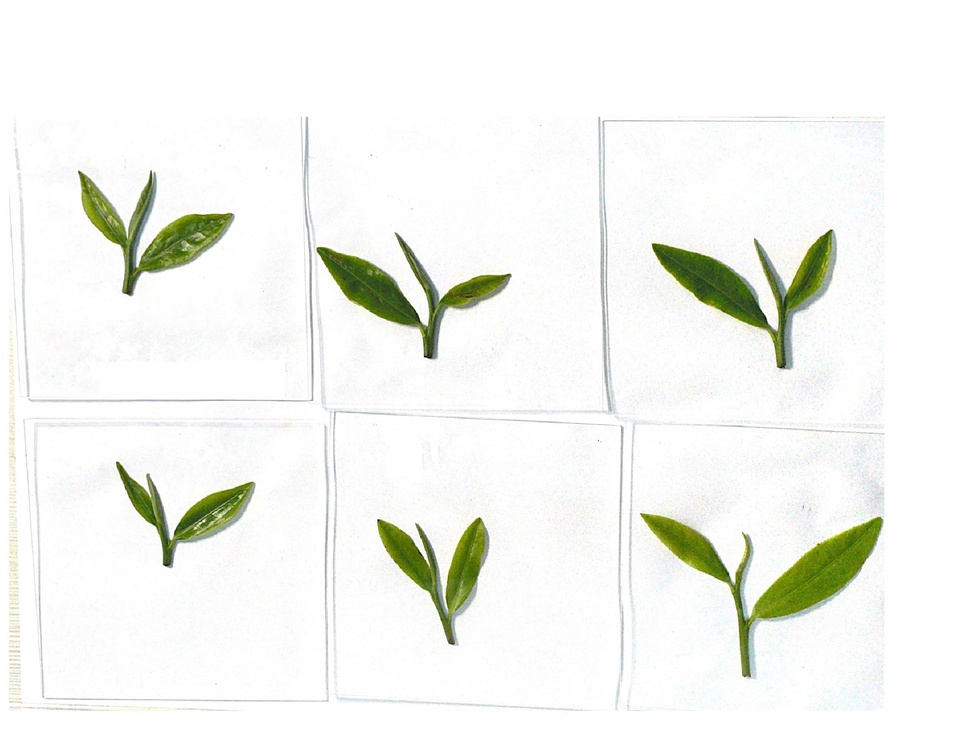
#> input picture leaf/2.jpg, 956 x 738 px, shrunk from 2284 x 1763 before the run
$ python trichome_counter.py leaf/2.jpg leaf/3.jpg   (older library calls are emulated)
#> lines starting #> are read from the running program, lines starting #| are printed output that depends on the picture; after the words box and inside, x2 and y2 are one past the last pixel; in counts of white or black regions, pixels touching at a corner belong together
#> in main, src is the input picture: shape (738, 956, 3); mean B, G, R 239.3, 244.1, 242.7
#!/usr/bin/env python
import sys
import cv2 as cv
import numpy as np

def clahe_demo(image, img_name):
#> called with img_name = 'leaf/3.jpg'
    gray = cv.cvtColor(image, cv.COLOR_BGR2GRAY)
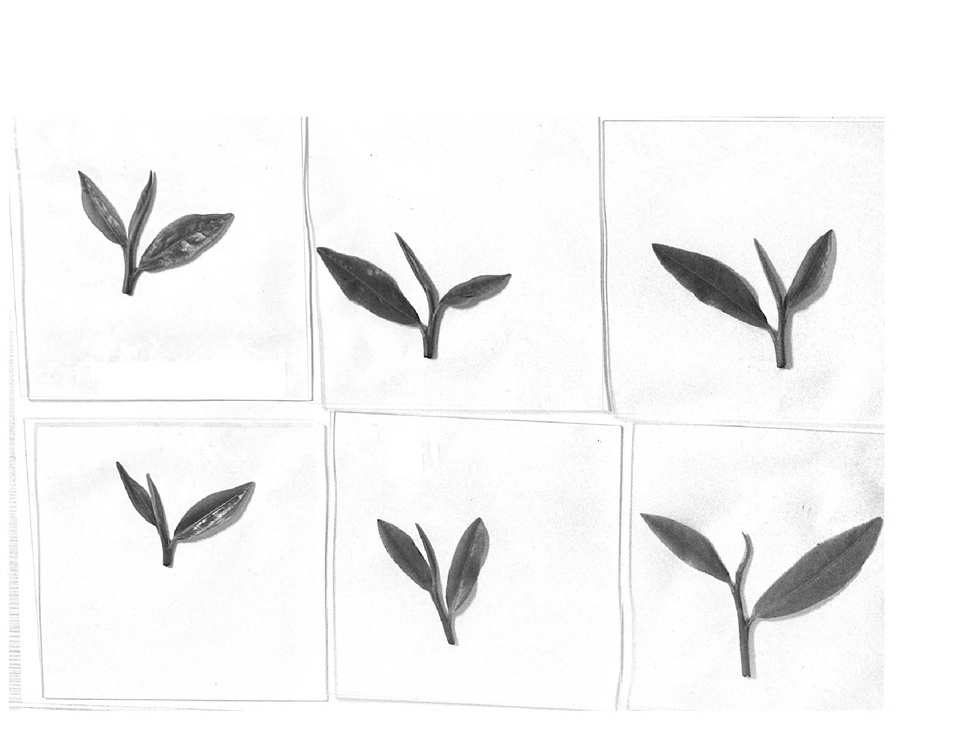
#> gray: shape (738, 956); min 0, max 255, mean 243.2
    clahe = cv.createCLAHE(clipLimit=5.0, tileGridSize=(5, 5))
    dst = clahe.apply(gray)
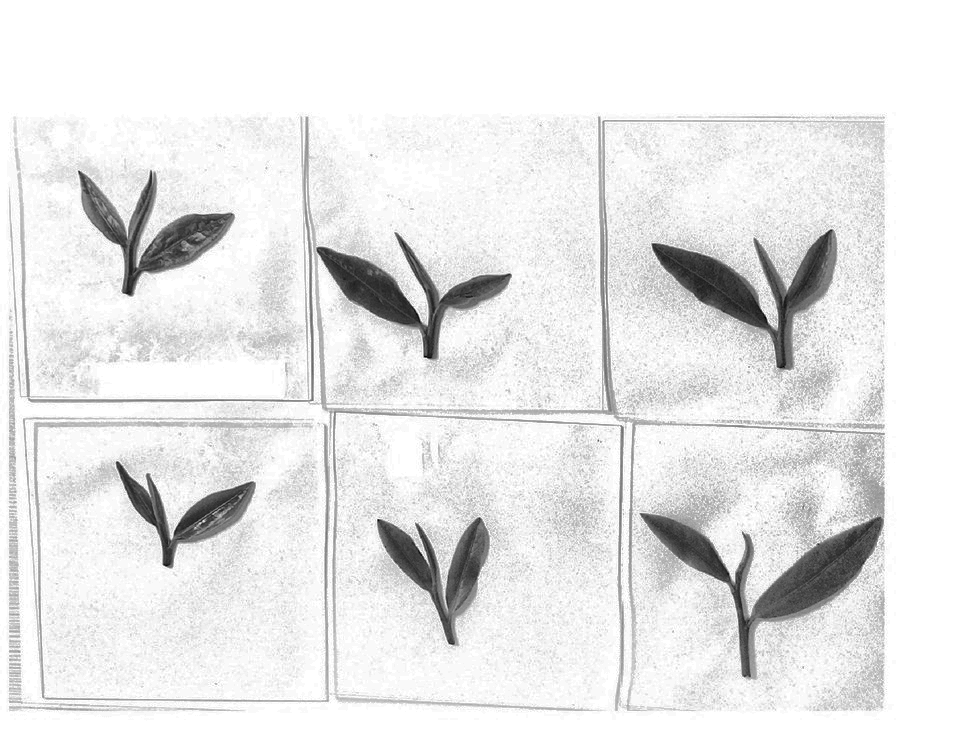
#> dst: shape (738, 956); min 1, max 255, mean 231.4
    binary2 = cv.adaptiveThreshold(dst,255,cv.ADAPTIVE_THRESH_GAUSSIAN_C, cv.THRESH_BINARY, 25, 10)
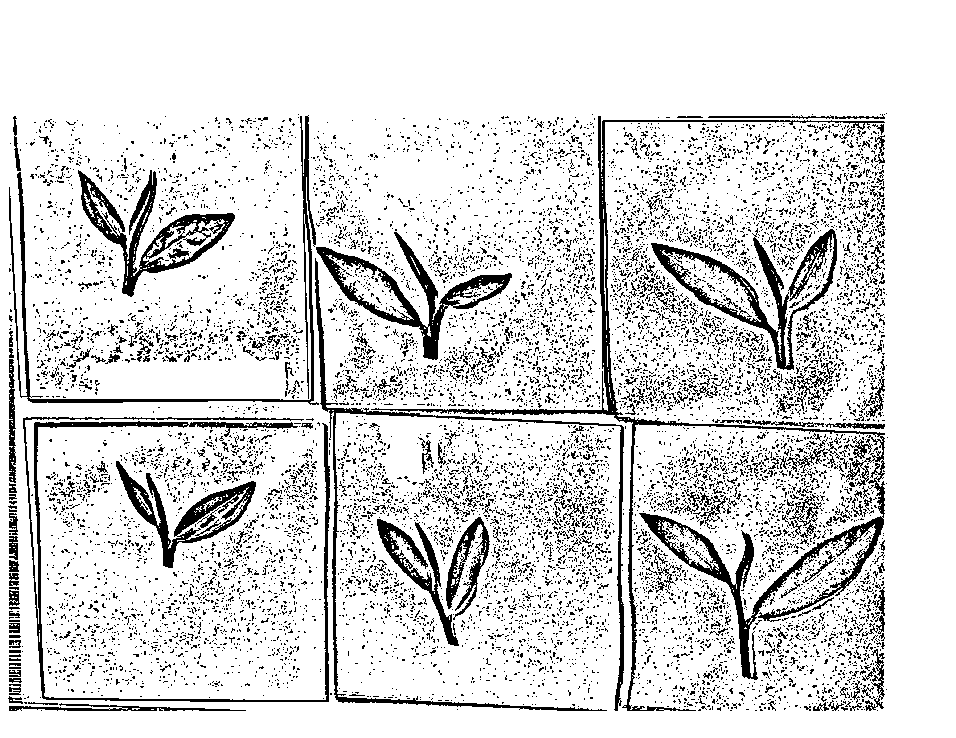
#> binary2: shape (738, 956); 85.5% white; 11263 black regions (10876 under 20 px), largest, box (x1, y1, x2, y2) and area: (371, 116, 885, 711) 10862, (651, 228, 837, 370) 4598, (78, 170, 235, 297) 4393
    kernel = np.ones((3,3),np.uint8)
    opening = cv.morphologyEx(binary2, cv.MORPH_OPEN, kernel)
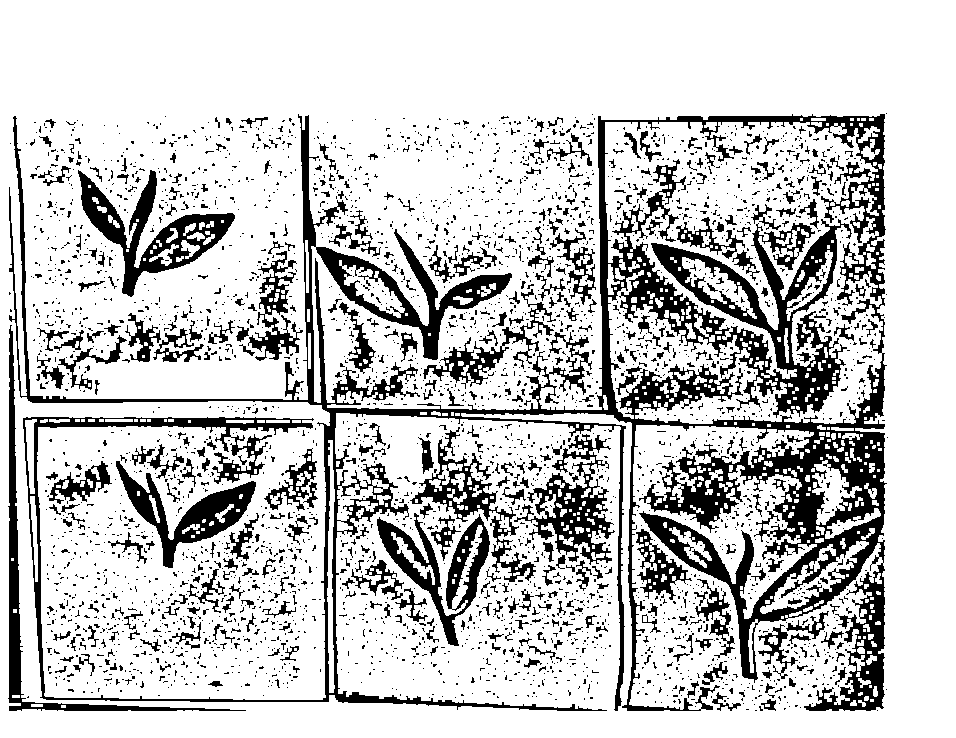
#> opening: shape (738, 956); 78.6% white; 3495 black regions (3110 under 20 px), largest, box (x1, y1, x2, y2) and area: (9, 114, 887, 711) 78533, (78, 170, 235, 297) 5424, (377, 513, 490, 646) 4249
    #cv.imwrite("opening.png", opening)
    outImage, contours, heriachy = cv.findContours(opening, cv.RETR_EXTERNAL, cv.CHAIN_APPROX_SIMPLE)
#> contours = [[[0, 0], [0, 737], [955, 737], [955, 0]]]; heriachy = [[-1, -1, -1, -1]]
    # need python:3.7，opencv:3.4.3
    contour_img = cv.drawContours(opening, contours, -1, (255, 255, 255), -1)
#> contour_img: shape (738, 956); every value is 255
    i = 0
    for contour in contours:
        hull = cv.convexHull(contour)
        ((cx, cy), (width, height), theta) = cv.minAreaRect(hull)
        if height <0.0001:
            continue
        rate = min(width,height)/max(width,height)
        rate = round(rate, 2)
        eara = round(width*height, 2)
        if rate <= 0.5 and max(width, height) >= 70:
            i = i+1
            rect = ((cx, cy), (width, height), theta)
            box = np.int0(cv.boxPoints(rect))
            cv.drawContours(image, [box], 0, (255, 0, 255), 2)
#> this loop made 1 pass
#> (contour, hull, cx, cy, width, height, theta, rate) on pass 1: ([[0, 0], [0, 737], [955, 737], [955, 0]], [[955, 0], [955, 737], [0, 737], [0, 0]], 477.5, 368.5, 737, 955, -90, 0.77)
#> after the loop, i = 0
    print(i)
#| 0
    output = img_name + "_out.jpg"
    cv.imwrite(output, image)
    return

def main(args):
    image, image_name = args
    img_name = image_name
    print("--------")
    src = cv.imread(image)
    clahe_demo(src, img_name)

if __name__=="__main__":
    if len(sys.argv) < 3:
        print('usage: python trichome_counter.py <image> <image_name>')
        sys.exit()

    main(sys.argv[1:])

$ run again, on leaf/4.jpg
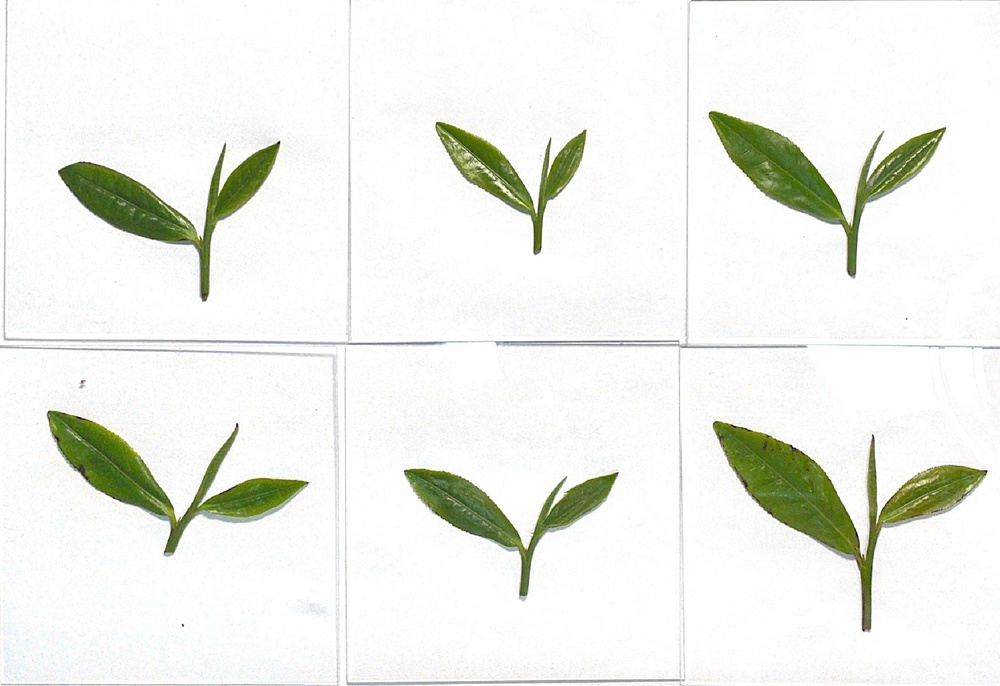
#> input picture leaf/4.jpg, 1000 x 686 px, shrunk from 2182 x 1496 before the run
#> in main, src is the input picture: shape (686, 1000, 3); mean B, G, R 233.6, 239.5, 237.7
#> in clahe_demo, `binary2 = cv.adaptiveThreshold(dst,255,cv.ADAPTIVE_THRESH_GAUSSIAN_C, ..`:
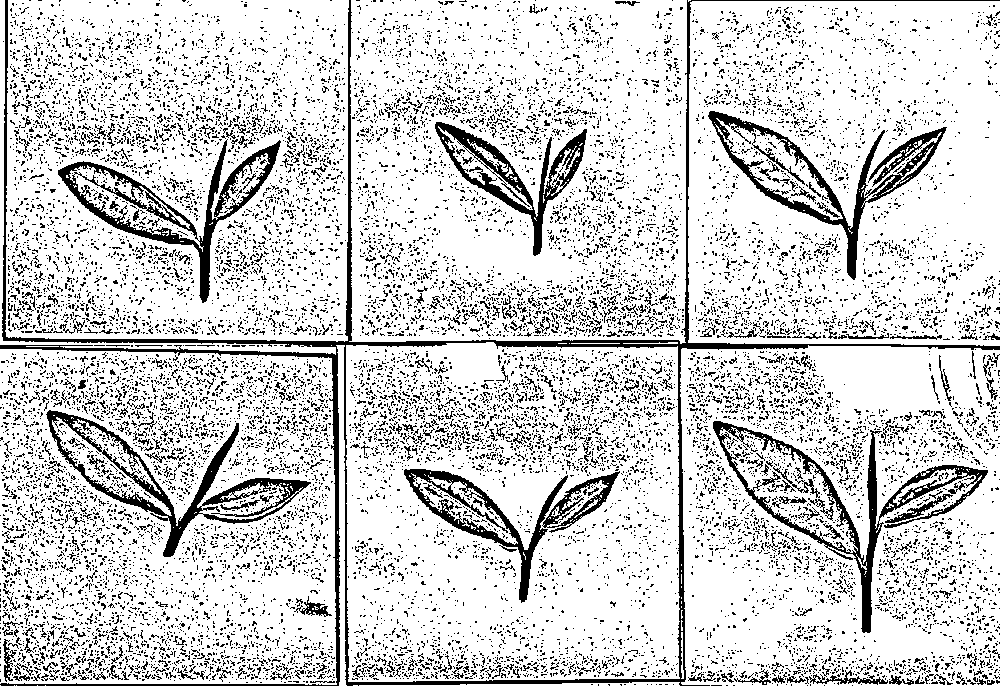
#> binary2: shape (686, 1000); 82.2% white; black in thin lines or dots
#> opening: shape (686, 1000); 73.3% white; 5127 black regions (4501 under 20 px)
#> contours = 337 contours, 225 with area under 20; largest, box (x1, y1, x2, y2) and area: (6, 0, 349, 341) 109340, (688, 1, 1000, 346) 105684, (350, 0, 687, 343) 104717, (346, 342, 679, 682) 103848, (680, 346, 1000, 682) 97594; heriachy = 337 rows, first 6: [1, -1, -1, -1], [2, 0, -1, -1], [3, 1, -1, -1], [4, 2, -1, -1], [5, 3, -1, -1], [6, 4, -1, -1]
#> contour_img: shape (686, 1000); 92.2% white; 65 black regions (51 under 20 px), largest, box (x1, y1, x2, y2) and area: (0, 0, 1000, 686) 51314, (0, 440, 72, 497) 864, (983, 353, 1000, 432) 484
#> the loop in clahe_demo, `for contour in contours:` made 337 passes
#> (cx, cy, width, height, theta, rate, eara, box) on passes 19, 70, 254, 255: (528.5, 684, 2, 123, -90, 0.02, 246, [[590, 684], [467, 684], [467, 682], [590, 682]]), (115, 677.5, 11, 212, -90, 0.05, 2332, [[221, 683], [9, 683], [9, 672], [221, 672]]), (341.2, 515, 6.45, 340, -0.34, 0.02, 2194.6, [[339, 685], [336, 345], [343, 344], [345, 684]]), (258.1, 347.2, 7.65, 154.1, -88.42, 0.05, 1178.9, [[334, 353], [180, 348], [181, 341], [335, 345]])
#> after the loop in clahe_demo, `for contour in contours:`:
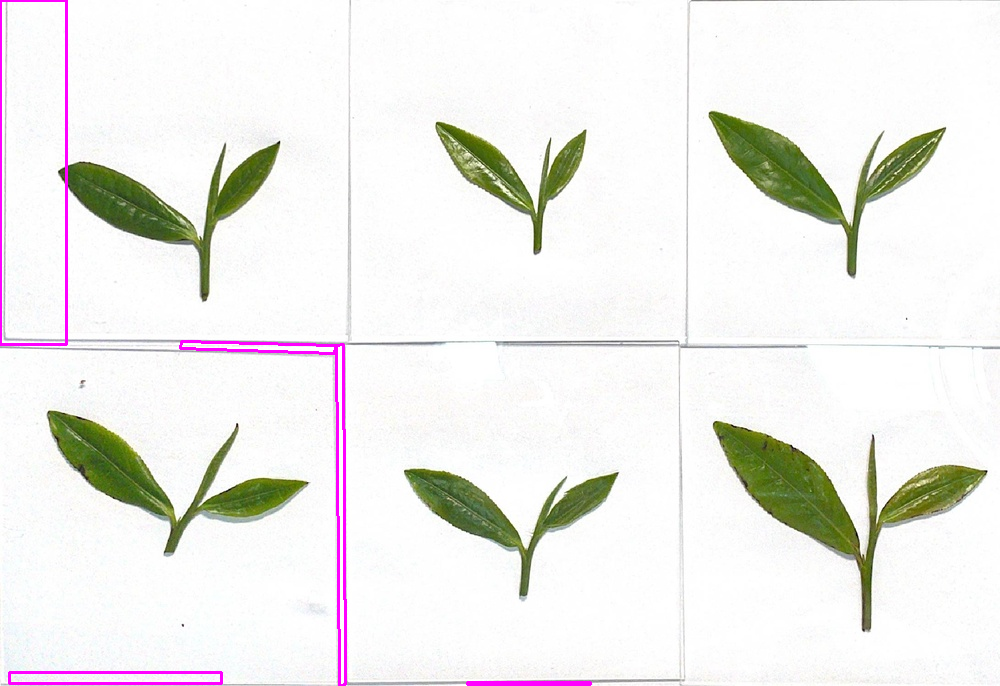
#> image: shape (686, 1000, 3); 1.02% of pixels changed, all inside (x1, y1, x2, y2) = (0, 0, 592, 686)
#> after the loop in clahe_demo, `for contour in contours:`: i = 5
#| 5
